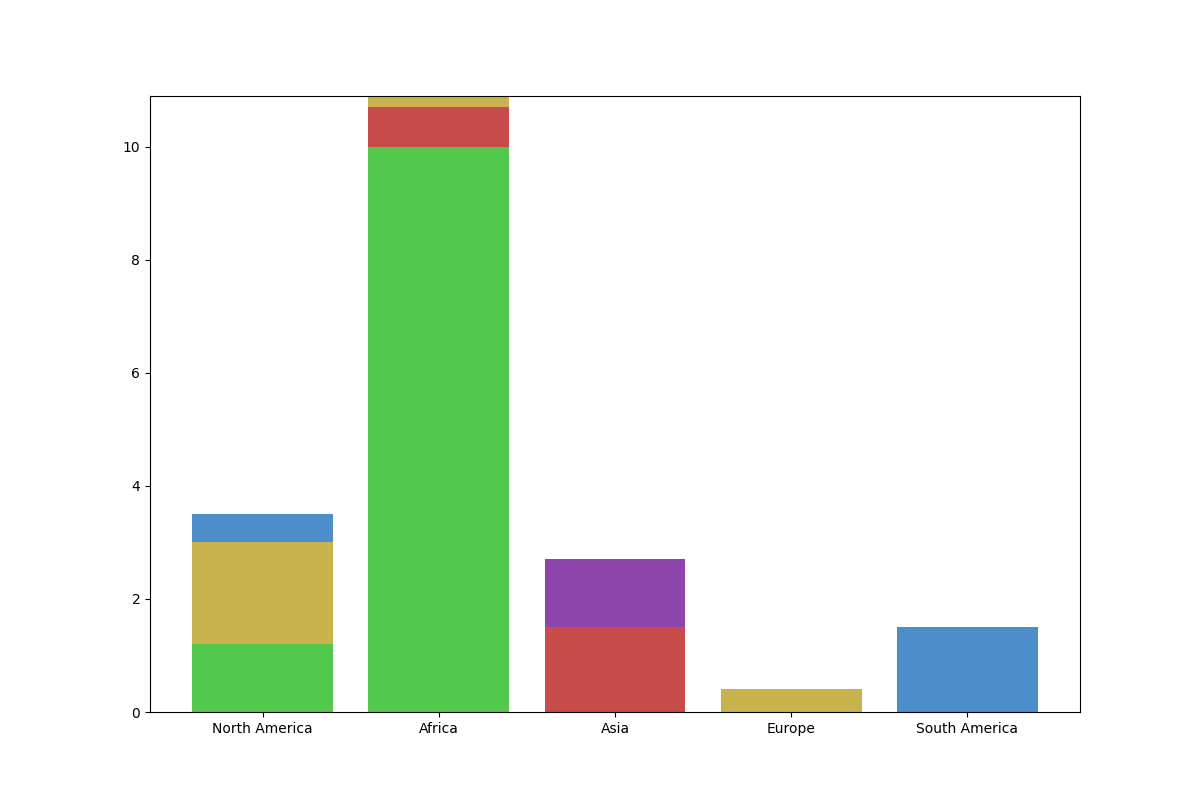

The Python source for this figure:
import matplotlib.pyplot as plt
import numpy as np

regions = ['North America', 'Africa', 'Asia', 'Europe', 'South America']

north_america = [1.2, 0, 0, 1.8, 0.5]
africa = [10, 0.7, 0, 0.2, 0]
asia = [0, 1.5, 1.2, 0, 0]
europe = [0, 0, 0, 0.4, 0]
south_america = [0, 0, 0, 0, 1.5]

data = [north_america, africa, asia, europe, south_america]
data_transposed = np.array(data).T

colors = ['#52c94c', '#c94c4c', '#8e44ad', '#c9b34c', '#4c8ec9']

fig, ax = plt.subplots(figsize=(12, 8))

bottom_values = np.zeros(len(regions))
for species_data, color in zip(data_transposed, colors):
    ax.bar(regions, species_data, color=color, bottom=bottom_values)
    bottom_values += species_data

plt.show()
